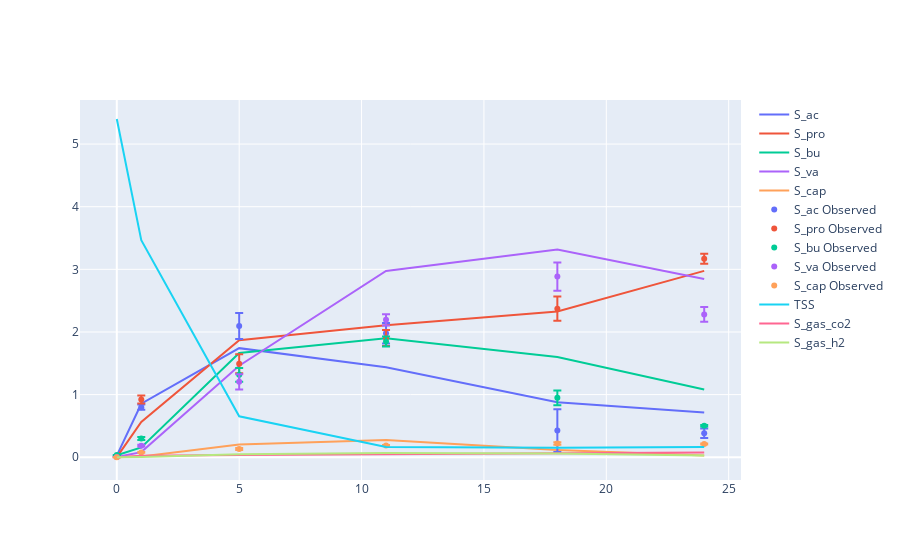

Source (notebook cell):
### Code cell
fig_2[1]

### Figure 1 — Plotly figure (JSON) as saved in the notebook; plotly's stock layout.template omitted (floating-point values rounded to 4 significant figures)
{"data": [{"line": {"color": "#636EFA"}, "mode": "lines", "name": "S_ac", "type": "scatter", "x": [0, 1, 5, 11, 18, 24], "y": [0.02593, 0.8549, 1.742, 1.438, 0.8797, 0.7155]}, {"line": {"color": "#EF553B"}, "mode": "lines", "name": "S_pro", "type": "scatter", "x": [0, 1, 5, 11, 18, 24], "y": [0.001831, 0.5629, 1.867, 2.107, 2.326, 2.976]}, {"line": {"color": "#00CC96"}, "mode": "lines", "name": "S_bu", "type": "scatter", "x": [0, 1, 5, 11, 18, 24], "y": [0.03287, 0.1561, 1.663, 1.902, 1.6, 1.082]}, {"line": {"color": "#AB63FA"}, "mode": "lines", "name": "S_va", "type": "scatter", "x": [0, 1, 5, 11, 18, 24], "y": [0.003691, 0.0821, 1.46, 2.975, 3.317, 2.847]}, {"line": {"color": "#FFA15A"}, "mode": "lines", "name": "S_cap", "type": "scatter", "x": [0, 1, 5, 11, 18, 24], "y": [0, 0.01115, 0.2034, 0.2741, 0.1149, 0.02967]}, {"error_y": {"array": [0.006, 0.04231, 0.2077, 0.1626, 0.3409, 0.07665], "color": "#636EFA", "type": "data", "visible": true}, "marker": {"color": "#636EFA"}, "mode": "markers", "name": "S_ac Observed", "type": "scatter", "x": [0, 1, 5, 11, 18, 24], "y": [0.01993, 0.7987, 2.095, 1.981, 0.4258, 0.3826]}, {"error_y": {"array": [0.0009081, 0.06339, 0.152, 0.1287, 0.1944, 0.08], "color": "#EF553B", "type": "data", "visible": true}, "marker": {"color": "#EF553B"}, "mode": "markers", "name": "S_pro Observed", "type": "scatter", "x": [0, 1, 5, 11, 18, 24], "y": [0.002739, 0.9214, 1.493, 1.903, 2.372, 3.17]}, {"error_y": {"array": [0.001273, 0.02374, 0.1099, 0.08076, 0.1179, 0.01115], "color": "#00CC96", "type": "data", "visible": true}, "marker": {"color": "#00CC96"}, "mode": "markers", "name": "S_bu Observed", "type": "scatter", "x": [0, 1, 5, 11, 18, 24], "y": [0.03415, 0.2977, 1.316, 1.848, 0.9489, 0.5038]}, {"error_y": {"array": [0.0002039, 0.01515, 0.1215, 0.09017, 0.2256, 0.1185], "color": "#AB63FA", "type": "data", "visible": true}, "marker": {"color": "#AB63FA"}, "mode": "markers", "name": "S_va Observed", "type": "scatter", "x": [0, 1, 5, 11, 18, 24], "y": [0.003895, 0.1852, 1.204, 2.194, 2.884, 2.28]}, {"error_y": {"array": [0, 0.006433, 0.01553, 0.007327, 0.01908, 0.007768], "color": "#FFA15A", "type": "data", "visible": true}, "marker": {"color": "#FFA15A"}, "mode": "markers", "name": "S_cap Observed", "type": "scatter", "x": [0, 1, 5, 11, 18, 24], "y": [0, 0.07648, 0.1303, 0.1892, 0.22, 0.2123]}, {"line": {"color": "#19D3F3"}, "mode": "lines", "name": "TSS", "type": "scatter", "x": [0, 1, 5, 11, 18, 24], "y": [5.4, 3.465, 0.6537, 0.1624, 0.1516, 0.1646]}, {"line": {"color": "#FF6692"}, "mode": "lines", "name": "S_gas_co2", "type": "scatter", "x": [0, 1, 5, 11, 18, 24], "y": [0, 0.02383, 0.03461, 0.04755, 0.06447, 0.07748]}, {"line": {"color": "#B6E880"}, "mode": "lines", "name": "S_gas_h2", "type": "scatter", "x": [0, 1, 5, 11, 18, 24], "y": [0, 0.003168, 0.04877, 0.06733, 0.06124, 0.02728]}], "layout": {}}
